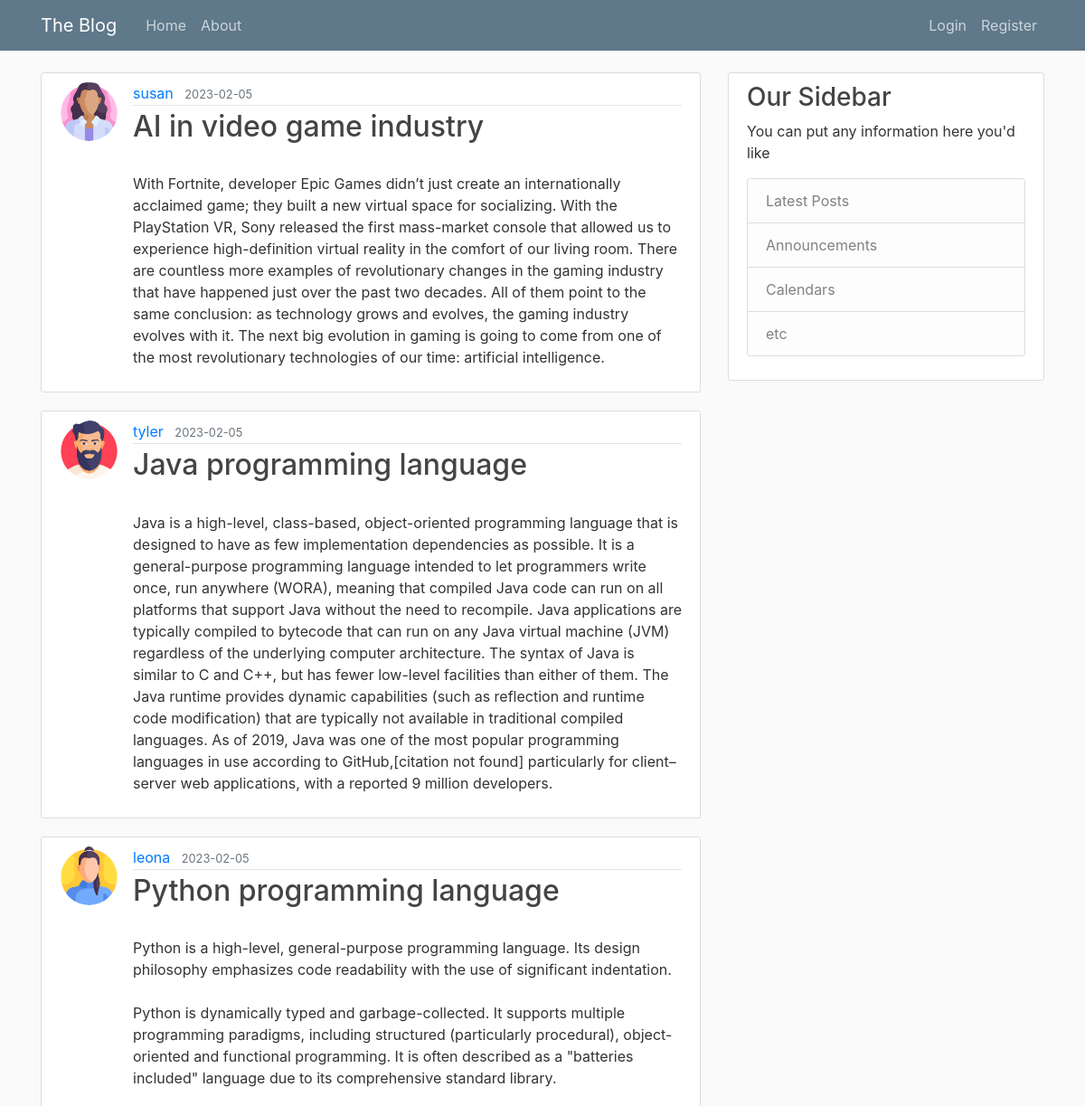
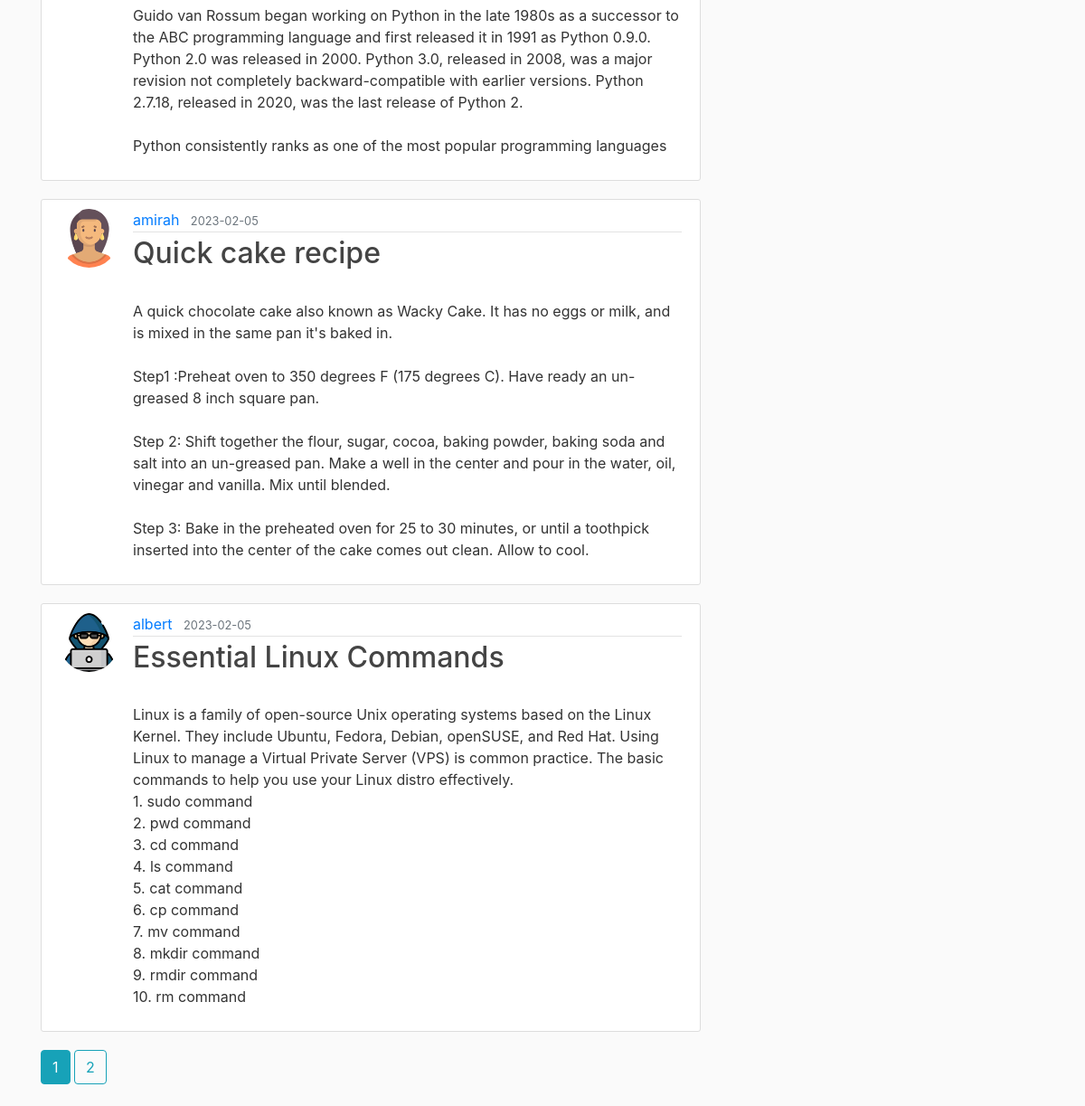
The page /home on the database its author committed (2 pictures, top to bottom).
### blog/models.py (models this page shows, shortened)
class Post(db.Model):
    id = db.Column(db.Integer, primary_key=True)
    title = db.Column(db.String(100), nullable=False)
    date_posted = db.Column(db.DateTime, nullable = False, default = datetime.utcnow)
    content = db.Column(db.Text, nullable=False)
    user_id = db.Column(db.Integer, db.ForeignKey('user.id'), nullable=False)

class User(db.Model, UserMixin):
    id = db.Column(db.Integer, primary_key=True)
    username = db.Column(db.String(20), unique = True, nullable = False )
    email = db.Column(db.String(120), unique = True, nullable = False )
    image_file = db.Column(db.String(20), nullable=False, default='default.jpeg')
    password = db.Column(db.String(60), nullable = False)
    posts = db.relationship('Post', backref='author', lazy=True)

### blog/main/routes.py (the view)
@main.route("/")
@main.route("/home")
def home():
    page = request.args.get('page', 1, type=int)
    posts = Post.query.order_by(Post.date_posted.desc()).paginate(page = page, per_page=5)
    return  render_template('home.html', posts=posts)

### blog/templates/home.html (shortened to what this page needs)
{% extends "layout.html" %}
{% block content %}
    {% for post in posts.items %}
        <article class="media content-section">
            <img src="{{ url_for('static', filename='profile_pics/'+ post.author.image_file) }}" alt="" class="rounded-circle article-img">
            <div class="media-body">
                <div class="article-metadata">
                    <a href="{{url_for('users.user_posts', username=post.author.username)}}" class="mr-2">
                        {{post.author.username}}
                    </a>
                    <small class="text-muted">
                        {{post.date_posted.strftime('%Y-%m-%d')}}
                    </small>
                </div>
                <h2><a href="{{ url_for('posts.post', post_id=post.id) }}" class="article-title">
                    {{post.title}}
                </a></h2>
                <p class="article-content">
                    {{post.content}}
                </p>
            </div>
        </article>
    {% endfor %}
    {% for page_num in posts.iter_pages(left_edge=1, right_edge=1, left_current=1, right_current=2) %}
        {% if page_num %}
            {% if posts.page == page_num %}
                <a class="btn btn-info mb-4" href="{{url_for('main.home', page=page_num)}}">{{page_num}}</a>
            {% else %}
                <a class="btn btn-outline-info mb-4" href="{{url_for('main.home', page=page_num)}}">{{page_num}}</a>
            {% endif %}
        {% endif %}
    {% endfor %}
{% endblock content %}

### blog/static/main.css (style rules this page uses)
body { background: #fafafa; color: #333333; margin-top: 5rem; }
h1, h2, h3, h4, h5, h6 { color: #444444; }
.content-section { background: #ffffff; padding: 10px 20px; border: 1px solid #dddddd; border-radius: 3px; margin-bottom: 20px; }
.article-title { color: #444444; }
.article-content { white-space: pre-line; }
.article-img { height: 65px; width: 65px; margin-right: 16px; }
.article-metadata { padding-bottom: 1px; margin-bottom: 4px; border-bottom: 1px solid #e3e3e3 }

### rows shown on the page
Post: image_file (picture), author.username "susan", date_posted "2023-02-05", title "AI in video game industry", content "With Fortnite, developer Epic Games didn’t just create an internationally acclaimed game; they built a new virtual space for socializing. With the PlayStation VR, Sony released the first mass-market console that allowed us to experience high-definition virtual reality in the comfort of our living room. There are countless more examples of revolutionary changes in the gaming industry that have happened just over the past two decades. All of them point to the same conclusion: as technology grows and evolves, the gaming industry evolves with it. The next big evolution in gaming is going to come from one of the most revolutionary technologies of our time: artificial intelligence."
Post: image_file (picture), author.username "tyler", date_posted "2023-02-05", title "Java programming language", content "Java is a high-level, class-based, object-oriented programming language that is designed to have as few implementation dependencies as possible. It is a general-purpose programming language intended to let programmers write once, run anywhere (WORA), meaning that compiled Java code can run on all platforms that support Java without the need to recompile. Java applications are typically compiled to bytecode that can run on any Java virtual machine (JVM) regardless of the underlying computer architecture. The syntax of Java is similar to C and C++, but has fewer low-level facilities than either of them. The Java runtime provides dynamic capabilities (such as reflection and runtime code…"
Post: image_file (picture), author.username "leona", date_posted "2023-02-05", title "Python programming language", content "Python is a high-level, general-purpose programming language. Its design philosophy emphasizes code readability with the use of significant indentation. Python is dynamically typed and garbage-collected. It supports multiple programming paradigms, including structured (particularly procedural), object-oriented and functional programming. It is often described as a \"batteries included\" language due to its comprehensive standard library. Guido van Rossum began working on Python in the late 1980s as a successor to the ABC programming language and first released it in 1991 as Python 0.9.0. Python 2.0 was released in 2000. Python 3.0, released in 2008, was a major revision not completely…"
Post: image_file (picture), author.username "amirah", date_posted "2023-02-05", title "Quick cake recipe", content "A quick chocolate cake also known as Wacky Cake. It has no eggs or milk, and is mixed in the same pan it's baked in. Step1 :Preheat oven to 350 degrees F (175 degrees C). Have ready an un-greased 8 inch square pan. Step 2: Shift together the flour, sugar, cocoa, baking powder, baking soda and salt into an un-greased pan. Make a well in the center and pour in the water, oil, vinegar and vanilla. Mix until blended. Step 3: Bake in the preheated oven for 25 to 30 minutes, or until a toothpick inserted into the center of the cake comes out clean. Allow to cool."
Post: image_file (picture), author.username "albert", date_posted "2023-02-05", title "Essential Linux Commands", content "Linux is a family of open-source Unix operating systems based on the Linux Kernel. They include Ubuntu, Fedora, Debian, openSUSE, and Red Hat. Using Linux to manage a Virtual Private Server (VPS) is common practice. The basic commands to help you use your Linux distro effectively. 1. sudo command 2. pwd command 3. cd command 4. ls command 5. cat command 6. cp command 7. mv command 8. mkdir command 9. rmdir command 10. rm command"

### other values the page prints
{{ page_num }} "1"
{{ page_num }} "2"
